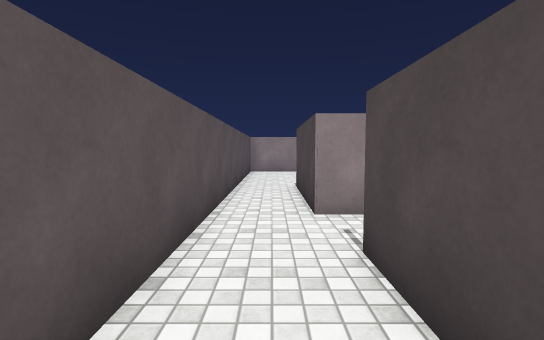
view 1 (above)

17 first-person views from a walk through a scene from a Unity 3-D project. The camera is 1.3 m above the floor, tilts 4° down and sees 85° across. The floor is counted in squares, 1 m on a side. Each view is taken from the middle of a square. On the plan, view 1 faces up. The plan holds only what a view shows up to about 14 squares ahead; the rest is blank. The place goes on beyond the plan. The player character is not drawn. Surface patterns are stand-ins for the level's own textures.

view 2
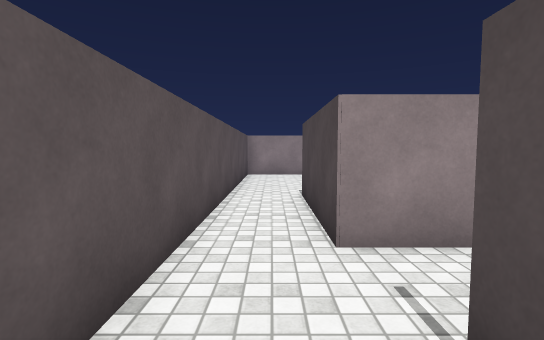

view 3
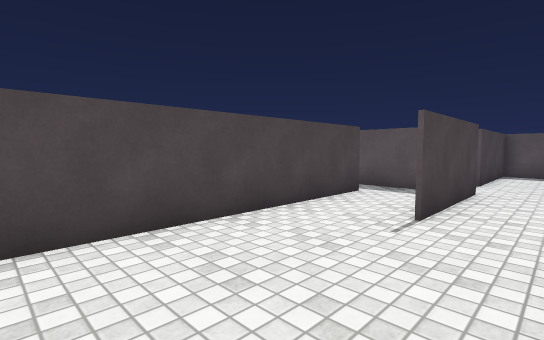

view 4
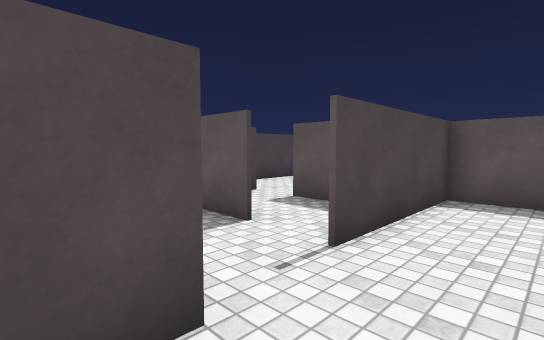

view 5
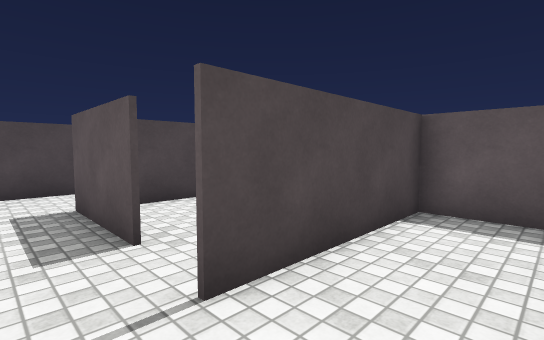

view 6
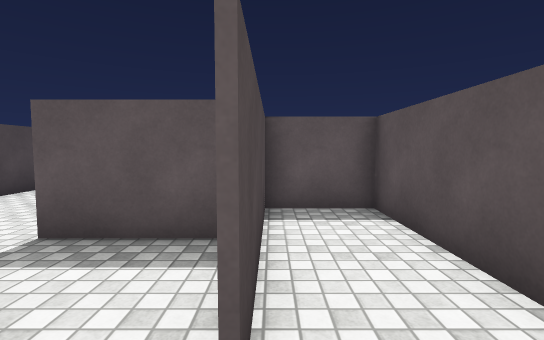

view 7
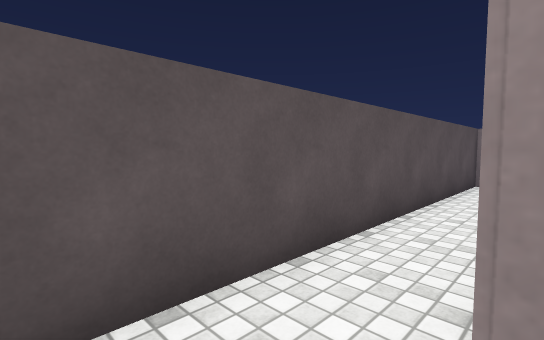

view 8
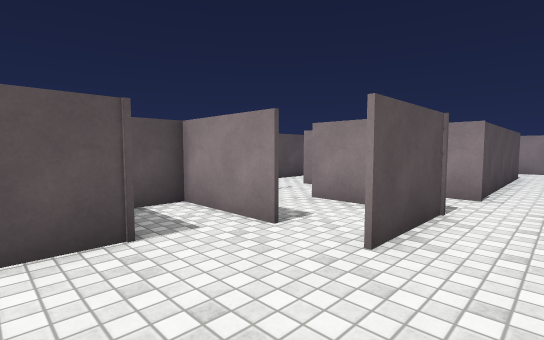

view 9
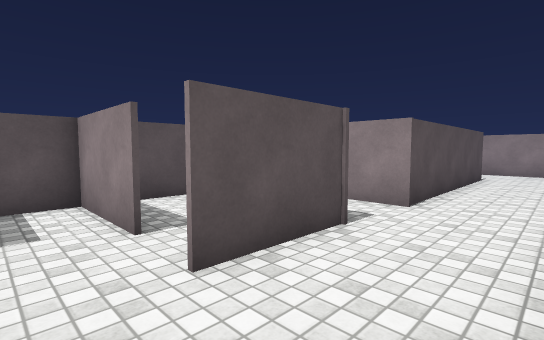

view 10
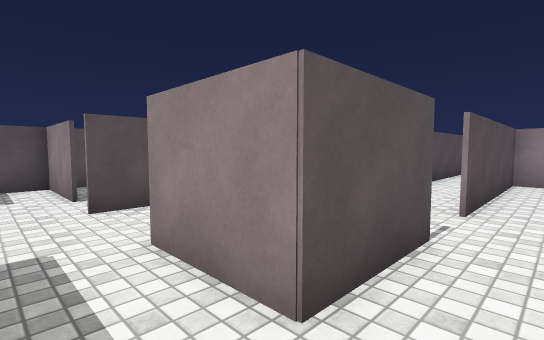

view 11
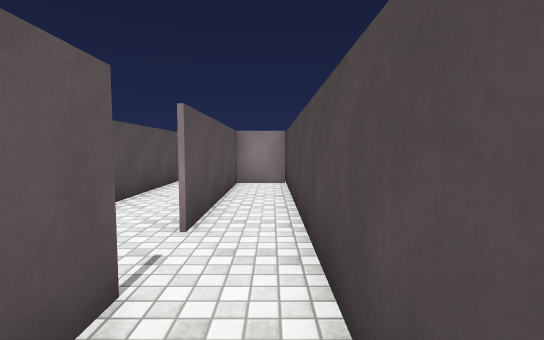

view 12
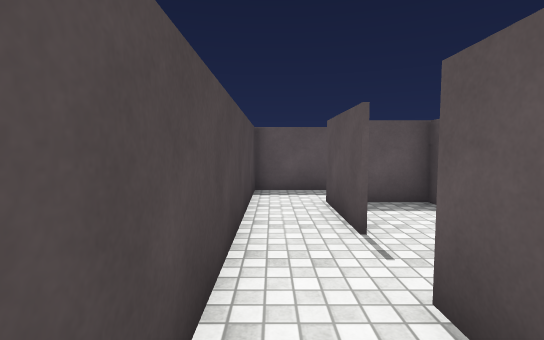

view 13
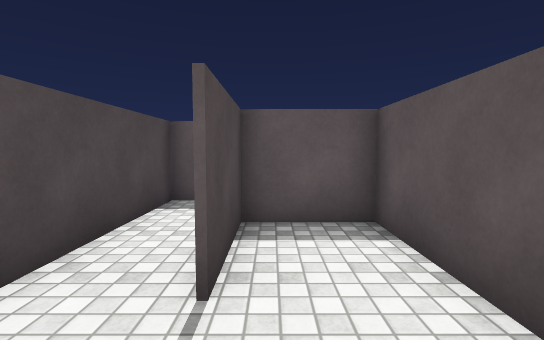

view 14
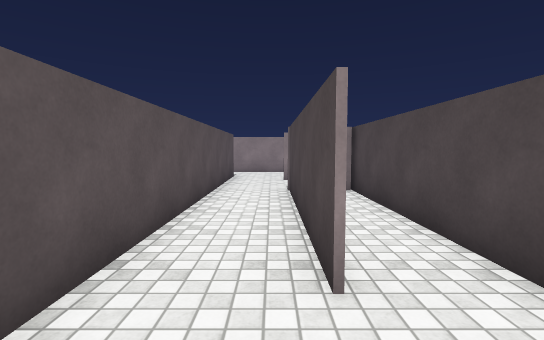

view 15
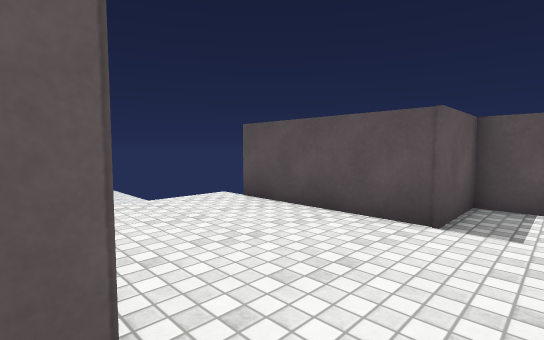

view 16
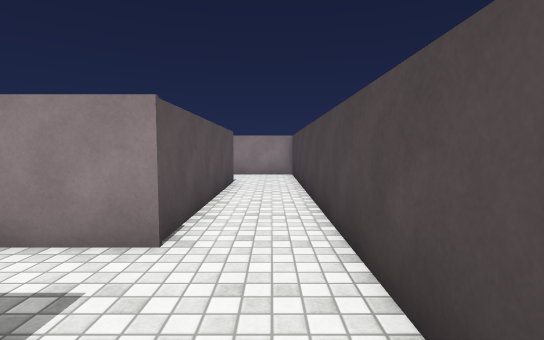

view 17
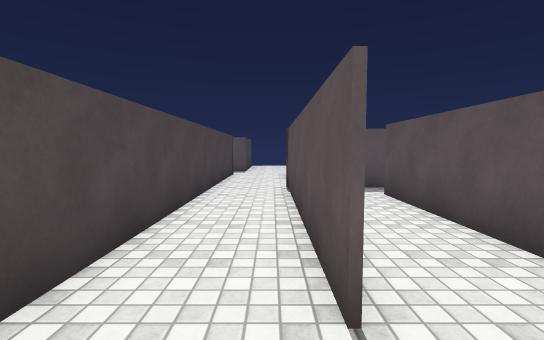

### Floor plan
Points are (right, up) in squares from view 1. A wall is a line through its corners. A room is listed if a view was taken in it or the views show most of it. See-through windows are left out.
Room 1 (views 1, 2, 3, 4, 5, 6, 7)
walls: (0.8, 5.9) (0.8, 10.4); (2.4, 5.9) (4.5, 5.9); (3.6, 7.4) (3.6, 15.9); (-1.2, 17.2) (-1.2, -1.5) (1, -1.5); (1.1, -1.5) (1.1, 3.8)
ways out: opening at (4, 7) to room 2; opening at (1, 4.5) to room 4
Room 2 (views 8, 9, 10, 11, 12, 15, 16, 17)
walls: (6.3, 3.5) (6.3, 0.5); (9, 2) (9, 15.6); (11.7, 3.6) (11.7, 0.7) (9, 0.7); (4.5, 0.7) (1.2, 0.7); (11.2, -1.5) (13.6, -1.5) (13.6, 12); (1.3, 0.9) (1.3, -1.5); (3.7, 12.5) (3.7, 7.4); (6.5, 14) (6.5, 5.9); (13.6, 12.4) (11.7, 12.4) (11.7, 5.5); (8.5, -4.5) (8.5, -1.5) (9, -1.5); (1, -1.5) (3.7, -1.5) (3.7, -4.5); (8.2, 17.3) (7.4, 17.3)
ways out: opening at (4, 7) to room 1; opening at (12, 4.5) to room 3; opening at (6, 5) to room 4; opening at (5, 1) to room 5
Room 3 (views 13, 14)
walls: (11.6, 5.5) (11.6, 12.1); (13.6, 12) (13.6, 13.5); (9.2, 15.4) (9.2, 0.7) (11.6, 0.7) (11.6, 3.6)
ways out: opening at (12, 4.5) to room 2; opening at (10.5, 16)
Room 4 (no view inside)
walls: (4.5, 3.5) (3, 3.5) (6.3, 3.5); (1.3, 3.4) (1.3, 0.9); (2.8, 5.9) (0.8, 5.9); (1.8, 0.7) (4.5, 0.7); (6.5, 5.9) (4.4, 5.9)
ways out: opening at (1, 4.5) to room 1; opening at (6, 5) to room 2; opening at (4, 2.5) to room 5
Room 5 (no view inside)
walls: (6.1, 0.5) (6.1, 2.4); (6.4, 3.5) (4.5, 3.5)
ways out: opening at (5, 1) to room 2; opening at (4, 2.5) to room 4

Where each view was taken, in squares from view 1:
view 1: 0 up, 0 right, facing up
view 2: 2 up, 0 right, facing up
view 3: 16 up, 1 left, facing down-right
view 4: 7 up, 1 left, facing down-right
view 5: 5 up, 1 left, facing down-right
view 6: 5 up, 1 right, facing down
view 7: 5 up, 1 right, facing up-left
view 8: 3 down, 8 right, facing up-left
view 9: 1 down, 9 right, facing up-left
view 10: 1 down, 13 right, facing up-left
view 11: 1 up, 13 right, facing up
view 12: 8 up, 13 right, facing down
view 13: 6 up, 11 right, facing down
view 14: 3 up, 11 right, facing up
view 15: 0 up, 9 right, facing down-left
view 16: 2 up, 8 right, facing up
view 17: 16 up, 7 right, facing down
